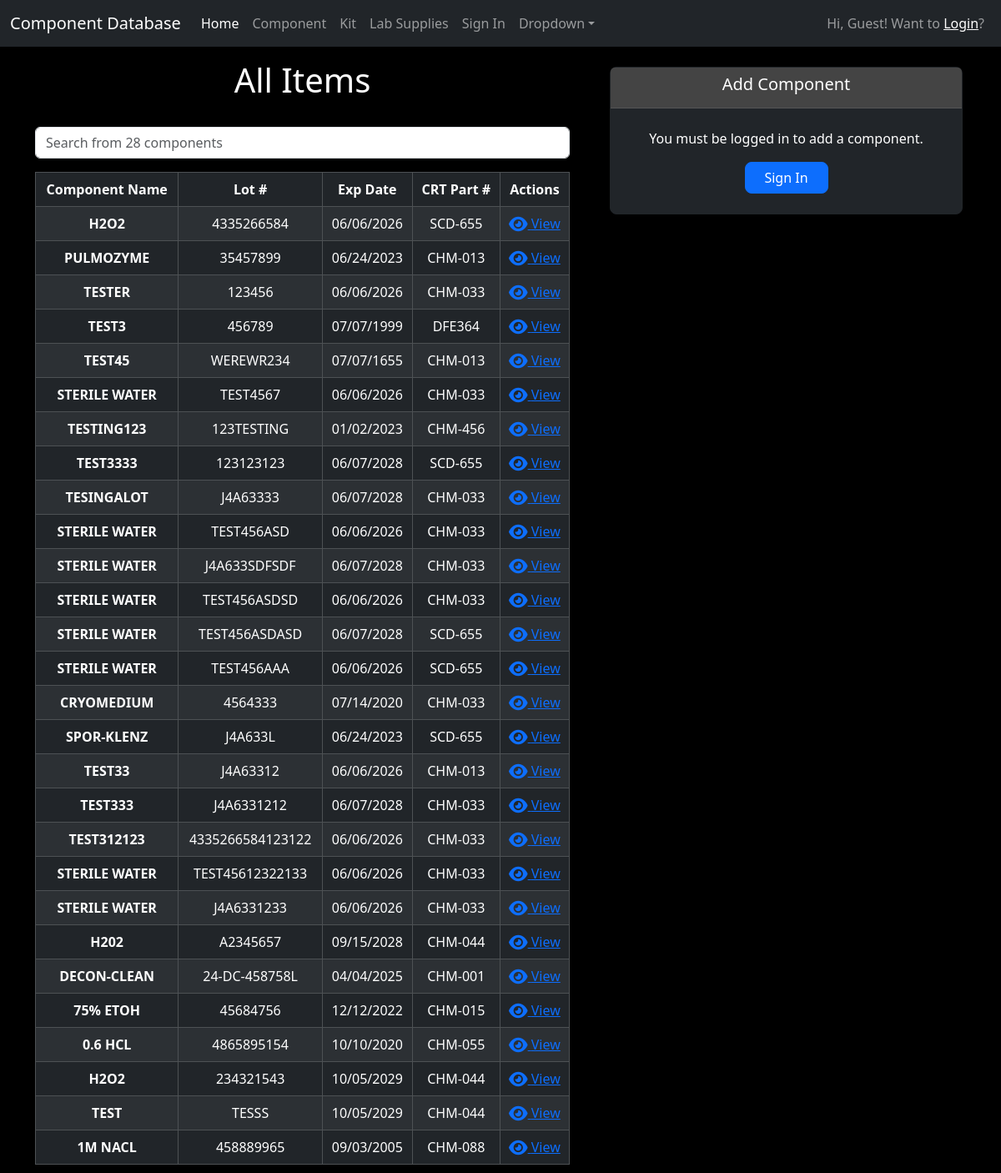
Before: / with the older database file.
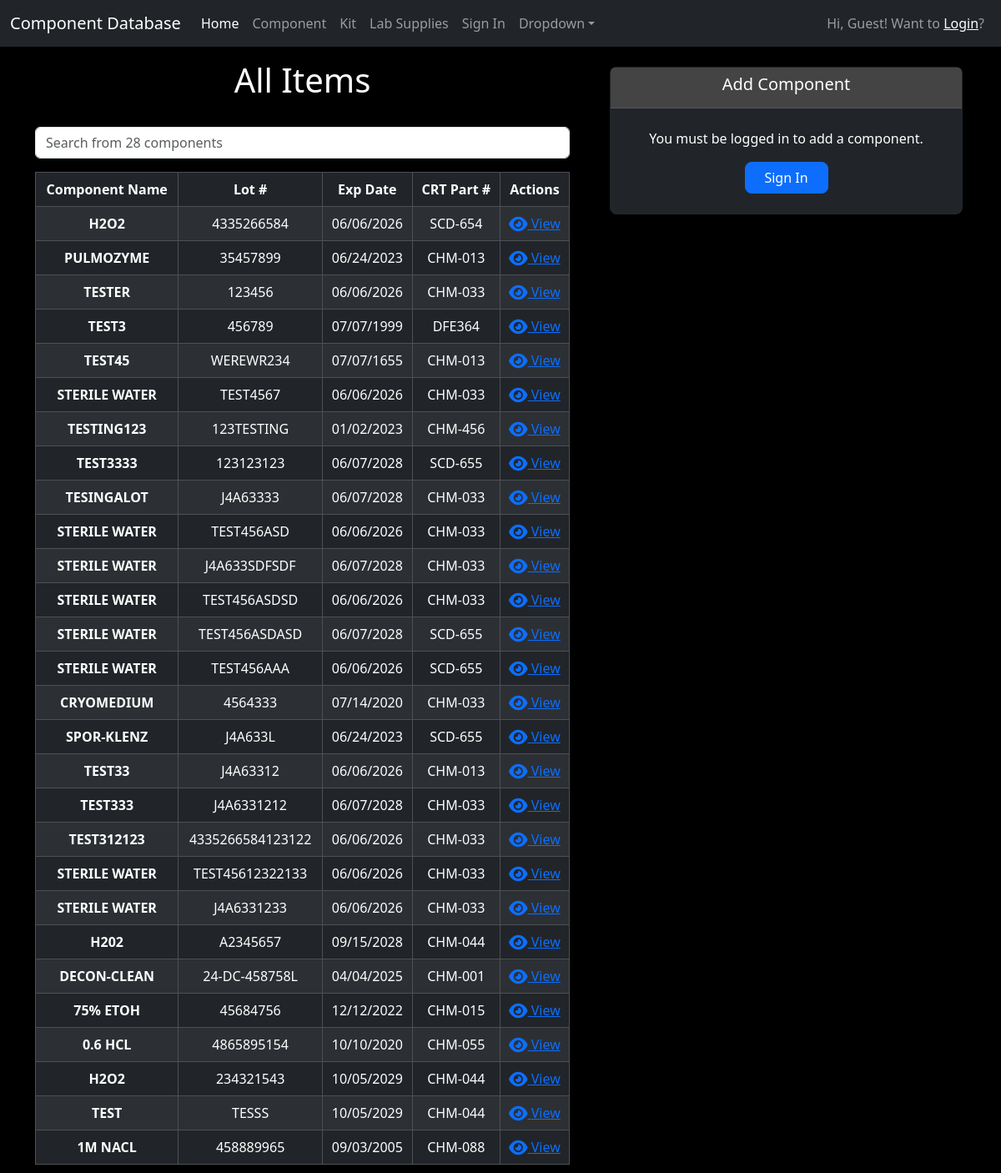
After: the same page with the newer database file.
### resume/models.py (models this page shows, shortened)
class Component(models.Model):
    user = models.ForeignKey(User, on_delete=models.CASCADE)
    name = models.CharField(max_length=200)
    lot_number = models.CharField(max_length=200, unique=True)
    expiration_date = models.DateField()
    crt_part_number = models.CharField(max_length=200)
    date_added = models.DateTimeField(default=timezone.now)

### resume/views.py (the view)
# urls.py: path("", views.Index.as_view(), name="index"),
class Index(ListView):
    model = Component
    template_name = 'index.html'
    context_object_name = 'component_list'
    def get_queryset(self):
        return Component.objects.all().order_by('-date_added')
    def get_context_data(self, **kwargs):
        context = super().get_context_data(**kwargs)
        context['component_list'] = Component.objects.all()
        context['form'] = PostForm()
        context['current_date'] = timezone.now().strftime('%m/%d/%Y')
        context['component_count'] = Component.objects.count()
        return context

### resume/forms.py
class PostForm(forms.ModelForm):
    class Meta:
        model = Component
        fields = ('name', 'lot_number', 'expiration_date', 'crt_part_number')
        widgets = {
            'name': forms.TextInput(attrs={'class': 'form-control bg-dark text-light'}),
            'lot_number': forms.TextInput(attrs={'class': 'form-control bg-dark text-light'}),
            'expiration_date': forms.DateInput(attrs={'class': 'form-control bg-dark text-light'}),
            'crt_part_number': forms.TextInput(attrs={'class': 'form-control bg-dark text-light'}),
        }
    def __init__(self, *args, **kwargs):
        super(PostForm, self).__init__(*args, **kwargs)
        choices = Component.objects.all().values_list('name', 'name')
        choice_list = [(choice[0], choice[1]) for choice in choices]
        self.fields['name'].widget.choices = choice_list

### resume/templates/index.html (shortened to what this page needs)
{% extends 'base.html' %}
{% load static %}
{% block body %}
<div class="container text-center">
    <div class="row">
        <div class="col-7">
            <h1 class="text-light p-3" id="heading">All Items</h1>
            <input id="search-input" type="text" class="form-control mt-3 mb-3" placeholder="Search from {{component_count}} components">
            <div class="table-responsive">
                <table class="table table-striped table-bordered table-hover table-dark">
                    <thead class="table-header-custom">
                        <tr>
                            <th scope="col">Component Name</th>
                            <th scope="col">Lot #</th>
                            <th scope="col">Exp Date</th>
                            <th scope="col">CRT Part #</th>
                            <th scope="col">Actions</th>
                        </tr>
                    </thead>
                    <tbody id="components-table-body">
                        {% include 'components_table.html' %}
                    </tbody>
                </table>
            </div>
        </div>
        <div class="col-5">
            <div class="card bg-dark text-light border-dark mt-4 mb-4 me-1 ms-4 rounded-3">
                <div class="card-header">
                    <h5 class="card-title">Add Component</h5>
                </div>
                <div class="card-body">
                    {% if user.is_authenticated %}
                        <form method="post" enctype="multipart/form-data" action="{% url 'add_component' %}">
                            {% csrf_token %}
                            {{ form.as_p }}
                            <button type="submit" class="btn btn-primary rounded-3">Add</button>
                        </form>
                    {% else %}
                        <p>You must be logged in to add a component.</p>
                        <a href="{% url 'auth' %}" class="btn btn-primary rounded-3">Sign In</a>
                    {% endif %}
                </div>
            </div>
        </div>
    </div>
</div>
{% endblock %}

### resume/templates/base.html (shortened to what this page needs)
{% load static %}
<!doctype html>
<html lang="en">
  <head>
    <link rel="stylesheet" href="https://cdnjs.cloudflare.com/ajax/libs/font-awesome/6.5.1/css/all.min.css">
    <link href="https://cdn.jsdelivr.net/npm/bootstrap@5.3.3/dist/css/bootstrap.min.css" rel="stylesheet">
    <link rel="stylesheet" href="{% static 'css/styles.css' %}">
  </head>
  <body style="background-color: black;" >
    {% include 'navbar.html' %}
    {% block body %}
    {% endblock %}
  </body>
</html>

### resume/templates/navbar.html (shortened to what this page needs)
<nav class="navbar navbar-expand-lg bg-dark" data-bs-theme="dark">
  <div class="container-fluid">
    <a class="navbar-brand" href="{% url 'index' %}">Component Database</a>
    <div class="collapse navbar-collapse" id="navbarColor02">
      <ul class="navbar-nav me-auto">
        <li class="nav-item">
          <a class="nav-link active" href="{% url 'index' %}">Home
          </a>
        </li>
        <li class="nav-item">
          <a class="nav-link" href="#">Component</a>
        </li>
        <li class="nav-item">
          <a class="nav-link" href="#">Kit</a>
        </li>
        <li class="nav-item">
          <a class="nav-link" href="#">Lab Supplies</a>
        </li>
        {% if user.is_authenticated %}
          <li class="nav-item">
            <form method="post" action="{% url 'logout' %}">
                {% csrf_token %}
                <button type="submit" class="btn btn-link nav-link custom-red">
                    <i class="fa-solid fa-right-from-bracket"></i>
                    Logout
                </button>
            </form>
        </li>
        {% else %}
        <li class="nav-item">
          <a class="nav-link" href="{% url 'auth' %}">Sign In</a>
        </li>
        {% endif %}
        <li class="nav-item dropdown">
          <a class="nav-link dropdown-toggle" data-bs-toggle="dropdown" href="#" role="button" aria-haspopup="true" aria-expanded="false">Dropdown</a>
        </li>
      </ul>
      {% if not is_login_page %}
        <ul class="navbar-nav">
          <li class="nav-item">
            {% if user.is_authenticated %}
                <span class="nav-link">Hi, {{ user.username }}</span>
            {% else %}
                <span class="nav-link">Hi, Guest! Want to <a href="{% url 'auth' %}" class="text-light">Login</a>?</span>
            {% endif %}
          </li>
        </ul>
        {% endif %}
    </div>
  </div>
</nav>

### resume/templates/components_table.html
{% block body %}
{% for component in component_list %}
    <tr class="table-dark">
        <th scope="row">{{ component.name | upper }}</th>
        <td>{{ component.lot_number | upper }}</td>
        <td class="{% if component.expiration_date|date:'Y-m-d' < current_date %}text-danger{% endif %}">
            {{ component.expiration_date | date:"m/d/Y" }}
        </td>
        <td>{{ component.crt_part_number | upper }}</td>
        <td>
            {% if user.is_authenticated and user.id == component.user.id %}
                <div class="d-flex gap-1 justify-content-between">
                    <a href="{% url 'component_detail' component.id %}" class="view-component" data-bs-toggle="modal" data-bs-target="#componentModal" data-name="{{ component.name }}" data-lot="{{ component.lot_number }}" data-exp="{{ component.expiration_date }}" data-part="{{ component.crt_part_number }}">
                        <i class="fa-solid fa-eye fa-lg"></i>
                    </a>
                    <a href="{% url 'edit_component' component.id %}" class="">
                        <i class="fa-solid fa-edit fa-lg"></i>
                    </a>
                    <a href="{% url 'delete_component' component.id %}">
                        <i class="fa-solid fa-trash fa-lg" style="color: red;"></i>
                    </a>
                </div>
            {% else %}
                <div class="d-flex justify-content-center">
                    <a href="{% url 'component_detail' component.id %}" class="view-component" data-bs-toggle="modal" data-bs-target="#componentModal" data-name="{{ component.name }}" data-lot="{{ component.lot_number }}" data-exp="{{ component.expiration_date }}" data-part="{{ component.crt_part_number }}">
                        <i class="fa-solid fa-eye fa-lg"></i> View
                    </a>
                </div>
            {% endif %}
        </td>
    </tr>
{% endfor %}
{% endblock %}

### static/css/styles.css (style rules this page uses)
.table-responsive { max-height: 1200px; overflow-y: auto; }
h1 { color: #e9e9e9; }
.table-header-custom { background-color: black; }
.text-light { color: #ffffff !important; }
.card-header { background-color: #444; border-bottom: 1px solid #555; }
.card-body { padding: 1.5rem; }
.btn { min-width: 100px; }
h1, .card-title { color: #fff; }
h1 { margin-bottom: 1rem; }
#heading { color: #ffffff; }

Changed rows visible on the page:
changed Component: crt_part_number "SCD-655" → "SCD-654"
